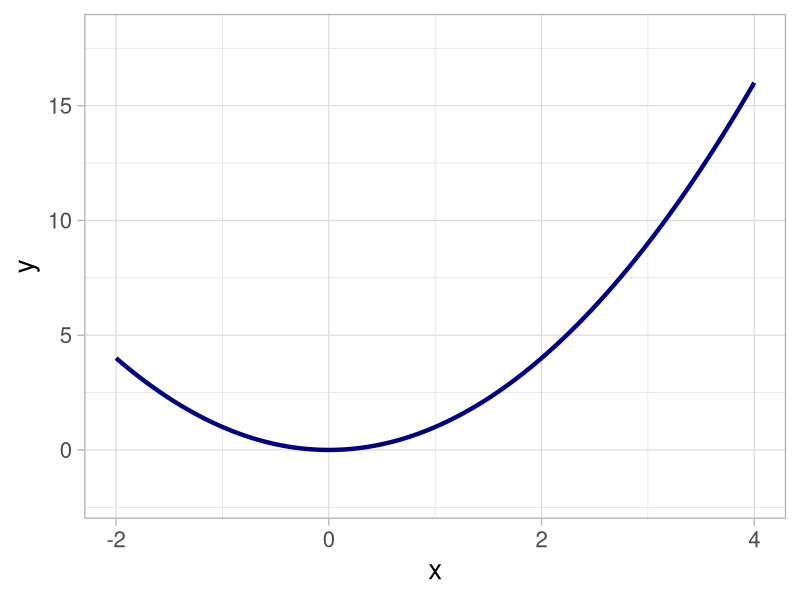
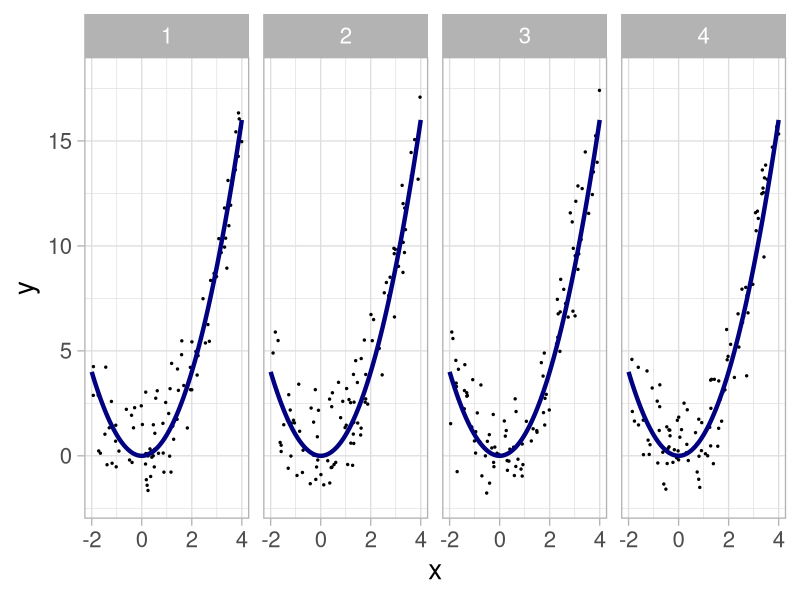
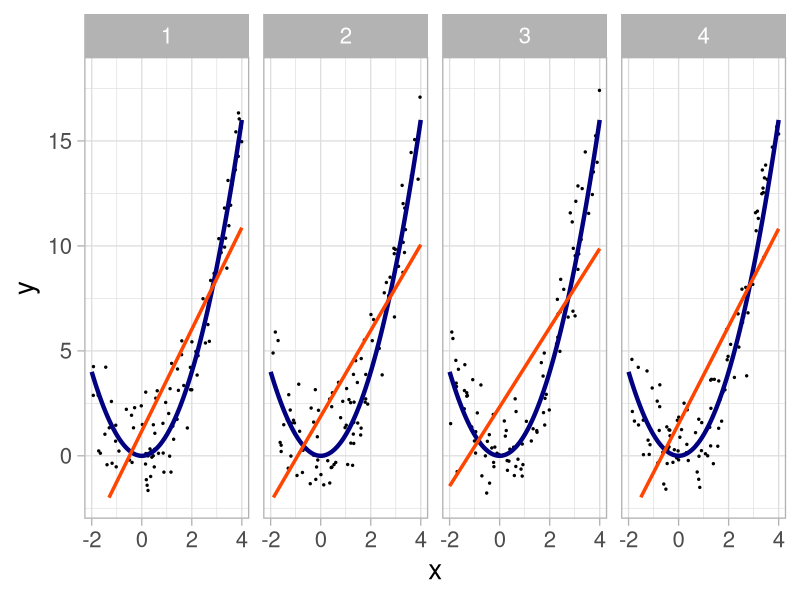
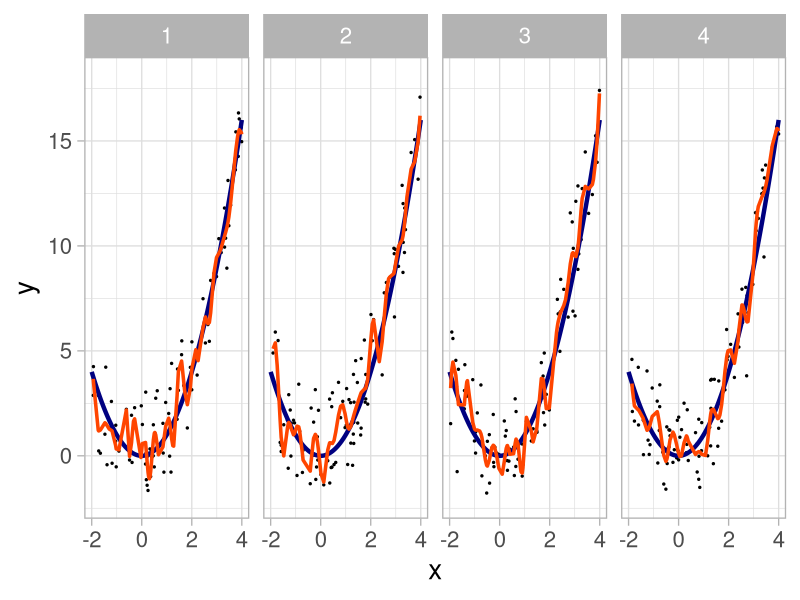

The R script that drew these images, in order:
## ---- chunk 1
#| include: false
knitr::opts_chunk$set(
  echo = TRUE,
  message = FALSE,
  warning = FALSE,
  fig.align = "center",
  fig.height = 9
)
ggplot2::theme_set(ggplot2::theme_light(base_size = 20))
## ---- chunk 2
knitr::include_graphics("http://www.stat.cmu.edu/~pfreeman/Flexibility.png")
## ---- chunk 3
knitr::include_graphics("http://www.stat.cmu.edu/~pfreeman/Flexibility.png")
## ---- chunk 4
knitr::include_graphics("http://www.stat.cmu.edu/~pfreeman/Flexibility.png")
## ---- chunk 5
knitr::include_graphics("http://www.stat.cmu.edu/~pfreeman/Flexibility.png")
## ---- chunk 6
set.seed(47) # can be any number....
sample(10,3) # sample three numbers between 1 and 10 inclusive
## ---- chunk 7
set.seed(47) 
sample(10,3) # voila: the same three numbers!
## ---- chunk 8
library(ggplot2)
x.true  = seq(-2,4,0.01)
df.true = data.frame("x"=x.true,"y"=x.true^2)
ggplot(data=df.true,mapping=aes(x=x,y=y)) + geom_line(linetype="solid",color="navyblue",size=1.5) + ylim(-2,18)
## ---- chunk 9
df = data.frame()
for ( ii in 1:4 ) {
  set.seed(101+ii)
  x = runif(100,min=-2,max=4)
  y = x^2 + rnorm(100,sd=1.5)
  df.tmp = data.frame("exp"=rep(ii,100),x,y)
  df = rbind(df,df.tmp)
}
df$exp = factor(df$exp)
ggplot(data=df,mapping=aes(x=x,y=y)) + geom_point(size=0.5) + 
  geom_line(data=df.true,mapping=aes(x=x,y=y),linetype="solid",color="navyblue",size=1.5) + xlim(-2,4) + ylim(-2,18) + 
  facet_wrap(~exp,ncol = 4)
## ---- chunk 10
df.lm = data.frame()
for ( ii in 1:4 ) {
  w = which(df$exp==ii)
  x = df$x[w]
  y = df$y[w]
  out.lm = lm(y~x)
  y.lm = coef(out.lm)[1] + coef(out.lm)[2]*df.true$x
  df.tmp = data.frame("exp"=rep(ii,nrow(df.true)),"x"=df.true$x,"y"=y.lm)
  df.lm = rbind(df.lm,df.tmp)
}
## ---- chunk 11
df.lm$exp = factor(df.lm$exp)
ggplot(data=df,mapping=aes(x=x,y=y)) + geom_point(size=0.5) + 
  geom_line(data = df.true, linetype="solid",color="navyblue",size=1.5) +
  geom_line(data=df.lm,mapping=aes(x=x,y=y),linetype="solid",color="orangered",size=1.2) + xlim(-2,4) + ylim(-2,18) +
  facet_wrap(~exp,ncol = 4)
## ---- chunk 12
if ( require(splines) == FALSE ) {
  install.packages("splines",repos="https://cloud.r-project.org")
  library(splines)
}
df.spline = data.frame()
for ( ii in 1:4 ) {
  w = which(df$exp==ii)
  x = df$x[w]
  y = df$y[w]
  out.spline = lm(y~bs(x,knots=seq(-1.5,3.5,by=0.2)))
  y.spline = predict(out.spline)
  o = order(x)
  df.tmp = data.frame("exp"=rep(ii,length(x)),"x"=x[o],"y"=y.spline[o])
  df.spline = rbind(df.spline,df.tmp)
}
## ---- chunk 13
df.spline$exp = factor(df.spline$exp)
ggplot(data=df,mapping=aes(x=x,y=y)) + geom_point(size=0.5) + 
  geom_line(data = df.true, linetype="solid",color="navyblue",size=1.5) +
  geom_line(data=df.spline,mapping=aes(x=x,y=y),linetype="solid",color="orangered",size=1.2) + xlim(-2,4) + ylim(-2,18) +
  facet_wrap(~exp,ncol = 4)
## ---- chunk 14
knitr::include_graphics("http://www.stat.cmu.edu/~pfreeman/Flexibility.png")
## ---- chunk 15
library(rsample)
set.seed(0615) # remember to set a seed!

iris_split <- initial_split(iris, prop = 0.75) # splits into training (75%) and test (25%) sets
iris_train <- training(iris_split) # retrieves the training dataset
iris_test <- testing(iris_split) # retrieves the test dataset

fit <- lm(Sepal.Length ~ Sepal.Width + Petal.Length + Petal.Width, data = iris_train)
preds <- predict(fit, newdata = iris_test)
mse <- mean((iris_test$Sepal.Length - preds)^2) # test set MSE calculation
mse
## ---- chunk 16
library(purrr) # for map_dbl (could also use for-loop)

iris_folds <- vfold_cv(iris, v = 5) # splits data for 5-fold CV
mse <- map_dbl(iris_folds$splits, \(split) {
  train <- analysis(split)
  test  <- assessment(split)

  fit <- lm(Sepal.Length ~ Sepal.Width + Petal.Length + Petal.Width, data = train)
  preds <- predict(fit, newdata = test)
  mean((test$Sepal.Length - preds)^2) # test set MSE calculation
})
mse
